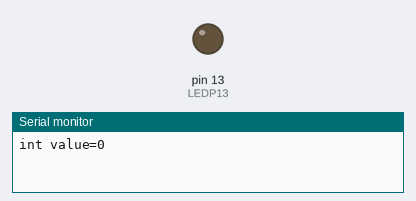
This sketch was run on a simulated Arduino Uno, built with avr-gcc and run on an emulated ATmega328P. Shown: output pins drawn as LEDs (lit = HIGH), the last lines printed to the serial monitor.

Above: at 0.1 s.
At 38.1 s:
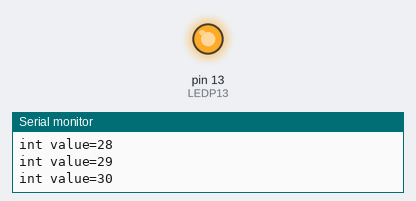
Timing chart, 0 to 40.0 s (numbered marks = the images above):
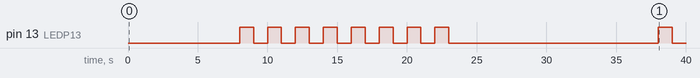

Measured:
- by itself, pin 13 (LEDP13): goes 7 × (HIGH 1.0 s, LOW 1.0 s), HIGH 1.0 s, LOW 15.0 s, HIGH 1.0 s, then LOW

The sketch:

Lab1test.ino
```cpp
/*
 * IT462 George saab Lab 1
 */
 int LEDP13 = 13; // Pin 13 is named LED
 int x=0; //set inital counter at start up

void range(){
    digitalWrite(LEDP13, HIGH); //turn on pin 13
    delay(1000); //wait for 1 second
    digitalWrite(LEDP13, LOW); //turn of pin 13
    delay(1000); //wait for 1 second
}

void SerialOutput(){
    Serial.print("int value="); //provide text to explain output
    Serial.print(x); //output variable x value
    Serial.print("\n"); //drop down a line
}


void setup() {
  // put your setup code here, to run once:
  pinMode(LEDP13, OUTPUT); //Initialize Pin as Output
  Serial.begin(9600); //Begins Serial coms at 9600 baud rate


}


void loop() {
  // put your main code here, to run repeatedly:
    SerialOutput();
    if ((x > 7) && (x < 16))
    {
        range();

    }
    else if ((x > 29) && (x < 59))
    {
        range();
    }
    else
    {
        digitalWrite(LEDP13, LOW); //turn off pin 13
        delay(1000); //wait for 1 second
    }
    x++; //increment the variable with each loop

}
```
